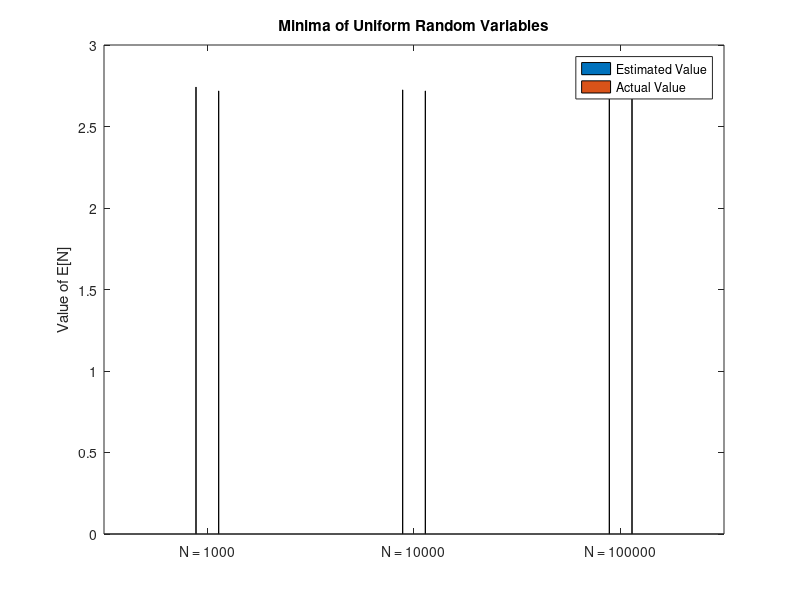

Write MATLAB code to recreate this figure.
% Minima of Uniform Random Varibles

N = 1000;  % Large Sequence
n = 100;
K = zeros(1,N);

for x = 1:N
     
    % Generate uniformly distribted random numbers
    u = rand(1,n);
    i = 1;
    
    % Check whether Ui<Ui+1
    while u(i)<u(i+1)
        i = i+1;
    end
    
    % Obtaining the minimum of the sum
    K(x) = i+1;
end

E1 = mean(K);

% Minima of Uniform Random Varibles

N = 10000;  % Large Sequence
n = 100;
K = zeros(1,N);

for x = 1:N
     
    % Generate uniformly distribted random numbers
    u = rand(1,n);
    i = 1;
    
    % Check whether Ui<Ui+1
    while u(i)<u(i+1)
        i = i+1;
    end
    
    % Obtaining the minimum of the sum
    K(x) = i+1;
end

E2 = mean(K);

% Minima of Uniform Random Varibles

N = 100000;  % Large Sequence
n = 100;
K = zeros(1,N);

for x = 1:N
     
    % Generate uniformly distribted random numbers
    u = rand(1,n);
    i = 1;
    
    % Check whether Ui<Ui+1
    while u(i)<u(i+1)
        i = i+1;
    end
    
    % Obtaining the minimum of the sum
    K(x) = i+1;
end

E3 = mean(K);

e = [E1 exp(1); E2 exp(1); E3 exp(1)]
bar(e,0.33)
title('Minima of Uniform Random Variables');
ylabel('Value of E[N]');
legend('Estimated Value','Actual Value');
set(gca, 'XTick', 1:3, 'XTickLabel', {'N = 1000','N = 10000', 'N = 100000'})
